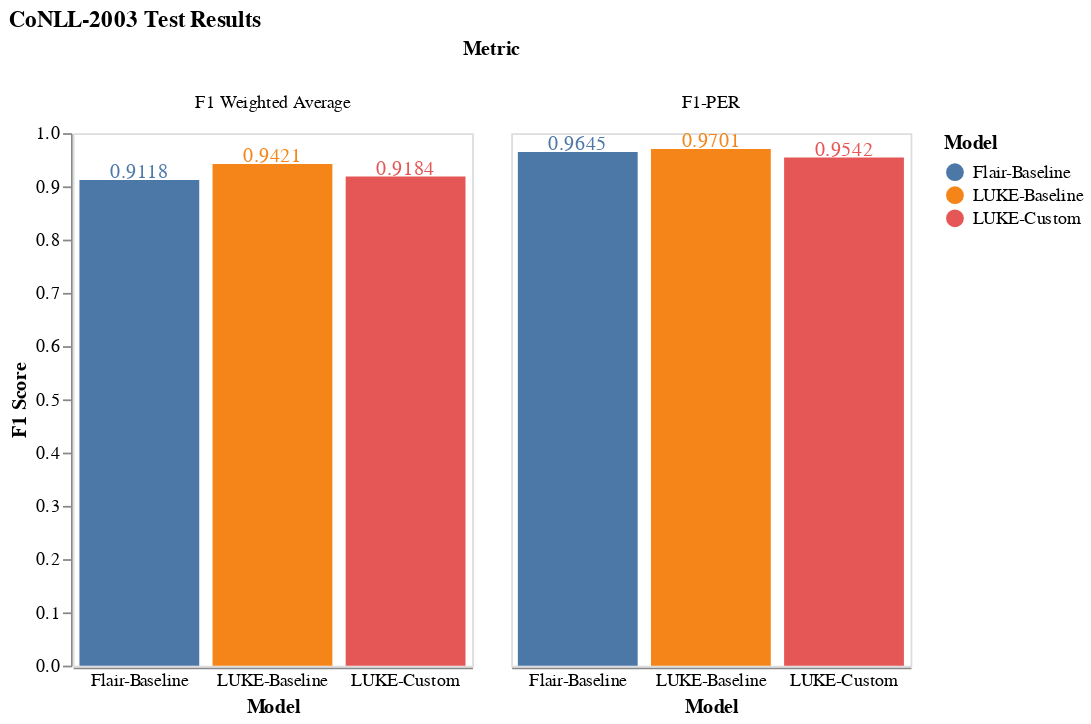

Notebook cell for this chart:
### Code cell
conll_results

### Figure 1 — Vega-Lite specification as saved in the notebook (floating-point values rounded to 4 significant figures)
{"config": {"view": {"continuousWidth": 400, "continuousHeight": 300}, "axis": {"grid": false}}, "data": {"name": "data-e42d8723e29129babc81b8bbe586bded"}, "facet": {"column": {"type": "nominal", "field": "Metric", "title": "Metric"}}, "spec": {"layer": [{"mark": "bar", "encoding": {"color": {"type": "nominal", "field": "Model"}, "x": {"type": "nominal", "axis": {"labelAngle": 0, "ticks": false}, "field": "Model", "sort": ["Flair-Baseline", "LUKE-Baseline", "LUKE-Custom"]}, "y": {"type": "quantitative", "axis": {"labelAngle": 0}, "field": "Score", "title": "F1 Score"}}, "height": 300, "width": 225}, {"mark": {"type": "text", "align": "center", "baseline": "top", "color": "white", "dy": -10}, "encoding": {"color": {"type": "nominal", "field": "Model"}, "text": {"type": "quantitative", "field": "Score"}, "x": {"type": "nominal", "axis": {"labelAngle": 0, "ticks": false}, "field": "Model", "sort": ["Flair-Baseline", "LUKE-Baseline", "LUKE-Custom"]}, "y": {"type": "quantitative", "axis": {"labelAngle": 0}, "field": "Score", "title": "F1 Score"}}, "height": 300, "width": 225}]}, "title": "CoNLL-2003 Test Results", "$schema": "https://vega.github.io/schema/vega-lite/v4.8.1.json", "datasets": {"data-e42d8723e29129babc81b8bbe586bded": [{"Model": "LUKE-Baseline", "Race": "Nan", "Test Set": "CoNLL-03 Test", "Metric": "F1 Weighted Average", "Score": 0.9421}, {"Model": "LUKE-Baseline", "Race": "Nan", "Test Set": "CoNLL-03 Test", "Metric": "F1-PER", "Score": 0.9701}, {"Model": "LUKE-Custom", "Race": "Nan", "Test Set": "CoNLL-03 Test", "Metric": "F1 Weighted Average", "Score": 0.9184}, {"Model": "LUKE-Custom", "Race": "Nan", "Test Set": "CoNLL-03 Test", "Metric": "F1-PER", "Score": 0.9542}, {"Model": "Flair-Baseline", "Race": "Nan", "Test Set": "CoNLL-03 Test", "Metric": "F1 Weighted Average", "Score": 0.9118}, {"Model": "Flair-Baseline", "Race": "Nan", "Test Set": "CoNLL-03 Test", "Metric": "F1-PER", "Score": 0.9645}]}}
